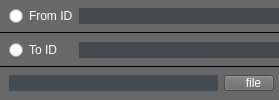
           <widget class="QWidget" name="widget_2" native="true">
            <layout class="QVBoxLayout" name="verticalLayout">
             <property name="spacing">
              <number>0</number>
             </property>
             <property name="leftMargin">
              <number>0</number>
             </property>
             <property name="topMargin">
              <number>0</number>
             </property>
             <property name="rightMargin">
              <number>0</number>
             </property>
             <property name="bottomMargin">
              <number>0</number>
             </property>
             <item>
              <widget class="QWidget" name="widget_11" native="true">
               <property name="styleSheet">
                <string notr="true">.QWidget
{
    font: 12pt &quot;Ebrima&quot;;
    color:white;
    background-color: rgb(104, 104, 104);
    padding-left:9px;
	border-bottom: 1px solid rgb(0,0, 0);
}
 </string>
               </property>
               <layout class="QHBoxLayout" name="horizontalLayout_7">
                <property name="spacing">
                 <number>0</number>
                </property>
                <property name="leftMargin">
                 <number>0</number>
                </property>
                <property name="topMargin">
                 <number>2</number>
                </property>
                <property name="rightMargin">
                 <number>0</number>
                </property>
                <property name="bottomMargin">
                 <number>2</number>
                </property>
                <item>
                 <widget class="QRadioButton" name="radioButton_4">
                  <property name="styleSheet">
                   <string notr="true">QRadioButton
{
padding-left:9px;
}


QRadioButton::indicator::unchecked {
    image: url(:/ico/unchecked.png);
}

QRadioButton::indicator::checked {
    image: url(:/ico/checked.png);
}
</string>
                  </property>
                  <property name="text">
                   <string/>
                  </property>
                 </widget>
                </item>
                <item>
                 <widget class="QLabel" name="label_38">
                  <property name="sizePolicy">
                   <sizepolicy hsizetype="Minimum" vsizetype="Fixed">
                    <horstretch>0</horstretch>
                    <verstretch>0</verstretch>
                   </sizepolicy>
                  </property>
                  <property name="minimumSize">
                   <size>
                    <width>50</width>
                    <height>0</height>
                   </size>
                  </property>
                  <property name="maximumSize">
                   <size>
                    <width>50</width>
                    <height>16777215</height>
                   </size>
                  </property>
                  <property name="styleSheet">
                   <string notr="true">    border-top: 0px solid rgb(0 , 0 , 0);
    font: 8pt &quot;Ebrima&quot;;   
	color:white;   
 padding-left:0px;</string>
                  </property>
                  <property name="text">
                   <string>From ID</string>
                  </property>
                 </widget>
                </item>
                <item>
                 <widget class="QLineEdit" name="lineEdit_6">
                  <property name="sizePolicy">
                   <sizepolicy hsizetype="Expanding" vsizetype="Fixed">
                    <horstretch>0</horstretch>
                    <verstretch>0</verstretch>
                   </sizepolicy>
                  </property>
                  <property name="minimumSize">
                   <size>
                    <width>200</width>
                    <height>0</height>
                   </size>
                  </property>
                  <property name="styleSheet">
                   <string notr="true">border :0px solid  rgb(67, 74, 80);
color: rgb(255, 255, 255);
background-color: rgb(67, 74, 80);
font: 8pt &quot;Ebrima&quot;;




</string>
                  </property>
                  <property name="alignment">
                   <set>Qt::AlignCenter</set>
                  </property>
                 </widget>
                </item>
               </layout>
              </widget>
             </item>
             <item>
              <widget class="QWidget" name="widget_10" native="true">
               <property name="styleSheet">
                <string notr="true">.QWidget
{
    font: 12pt &quot;Ebrima&quot;;
    color:white;
    background-color: rgb(104, 104, 104);
    padding-left:9px;
	border-bottom: 1px solid rgb(0,0, 0);
}
 </string>
               </property>
               <layout class="QHBoxLayout" name="horizontalLayout_6">
                <property name="spacing">
                 <number>0</number>
                </property>
                <property name="leftMargin">
                 <number>0</number>
                </property>
                <property name="topMargin">
                 <number>2</number>
                </property>
                <property name="rightMargin">
                 <number>0</number>
                </property>
                <property name="bottomMargin">
                 <number>2</number>
                </property>
                <item>
                 <widget class="QRadioButton" name="radioButton_7">
                  <property name="styleSheet">
                   <string notr="true">QRadioButton
{
padding-left:9px;
}


QRadioButton::indicator::unchecked {
    image: url(:/ico/unchecked.png);
}

QRadioButton::indicator::checked {
    image: url(:/ico/checked.png);
}
</string>
                  </property>
                  <property name="text">
                   <string/>
                  </property>
                 </widget>
                </item>
                <item>
                 <widget class="QLabel" name="label_39">
                  <property name="sizePolicy">
                   <sizepolicy hsizetype="Minimum" vsizetype="Fixed">
                    <horstretch>0</horstretch>
                    <verstretch>0</verstretch>
                   </sizepolicy>
                  </property>
                  <property name="minimumSize">
                   <size>
                    <width>50</width>
                    <height>0</height>
                   </size>
                  </property>
                  <property name="maximumSize">
                   <size>
                    <width>50</width>
                    <height>16777215</height>
                   </size>
                  </property>
                  <property name="styleSheet">
                   <string notr="true">    border-top: 0px solid rgb(0 , 0 , 0);
    font: 8pt &quot;Ebrima&quot;;   
	color:white;   
 padding-left:0px;</string>
                  </property>
                  <property name="text">
                   <string>To ID</string>
                  </property>
                 </widget>
                </item>
                <item>
                 <widget class="QLineEdit" name="lineEdit_7">
                  <property name="sizePolicy">
                   <sizepolicy hsizetype="Expanding" vsizetype="Fixed">
                    <horstretch>0</horstretch>
                    <verstretch>0</verstretch>
                   </sizepolicy>
                  </property>
                  <property name="minimumSize">
                   <size>
                    <width>200</width>
                    <height>0</height>
                   </size>
                  </property>
                  <property name="styleSheet">
                   <string notr="true">border :0px solid  rgb(67, 74, 80);
color: rgb(255, 255, 255);
background-color: rgb(67, 74, 80);
font: 8pt &quot;Ebrima&quot;;




</string>
                  </property>
                  <property name="alignment">
                   <set>Qt::AlignCenter</set>
                  </property>
                 </widget>
                </item>
               </layout>
              </widget>
             </item>
             <item>
              <widget class="QWidget" name="widget_9" native="true">
               <property name="minimumSize">
                <size>
                 <width>0</width>
                 <height>0</height>
                </size>
               </property>
               <property name="styleSheet">
                <string notr="true">
    font: 8pt &quot;Ebrima&quot;;
    color:white;
    background-color: rgb(104, 104, 104);
    padding-left:9px;
</string>
               </property>
               <layout class="QHBoxLayout" name="horizontalLayout_3">
                <property name="spacing">
                 <number>6</number>
                </property>
                <property name="leftMargin">
                 <number>9</number>
                </property>
                <property name="topMargin">
                 <number>2</number>
                </property>
                <property name="rightMargin">
                 <number>5</number>
                </property>
                <property name="bottomMargin">
                 <number>2</number>
                </property>
                <item>
                 <widget class="QLineEdit" name="lineEdit_2">
                  <property name="sizePolicy">
                   <sizepolicy hsizetype="Expanding" vsizetype="Fixed">
                    <horstretch>0</horstretch>
                    <verstretch>0</verstretch>
                   </sizepolicy>
                  </property>
                  <property name="minimumSize">
                   <size>
                    <width>200</width>
                    <height>0</height>
                   </size>
                  </property>
                  <property name="styleSheet">
                   <string notr="true">border :0px solid  rgb(67, 74, 80);
color: rgb(255, 255, 255);
background-color: rgb(67, 74, 80);
font: 8pt &quot;Ebrima&quot;;




</string>
                  </property>
                  <property name="alignment">
                   <set>Qt::AlignCenter</set>
                  </property>
                 </widget>
                </item>
                <item>
                 <widget class="QPushButton" name="pushButton_6">
                  <property name="sizePolicy">
                   <sizepolicy hsizetype="Fixed" vsizetype="Fixed">
                    <horstretch>0</horstretch>
                    <verstretch>0</verstretch>
                   </sizepolicy>
                  </property>
                  <property name="minimumSize">
                   <size>
                    <width>50</width>
                    <height>0</height>
                   </size>
                  </property>
                  <property name="maximumSize">
                   <size>
                    <width>16777215</width>
                    <height>16777215</height>
                   </size>
                  </property>
                  <property name="layoutDirection">
                   <enum>Qt::LeftToRight</enum>
                  </property>
                  <property name="styleSheet">
                   <string notr="true">QPushButton
{
	font:    9pt &quot;Ebrima&quot;  ;
    color:white;
	background-color: rgb(104, 104, 104);
}
</string>
                  </property>
                  <property name="text">
                   <string notr="true">file</string>
                  </property>
                 </widget>
                </item>
               </layout>
              </widget>
             </item>
            </layout>
           </widget>
